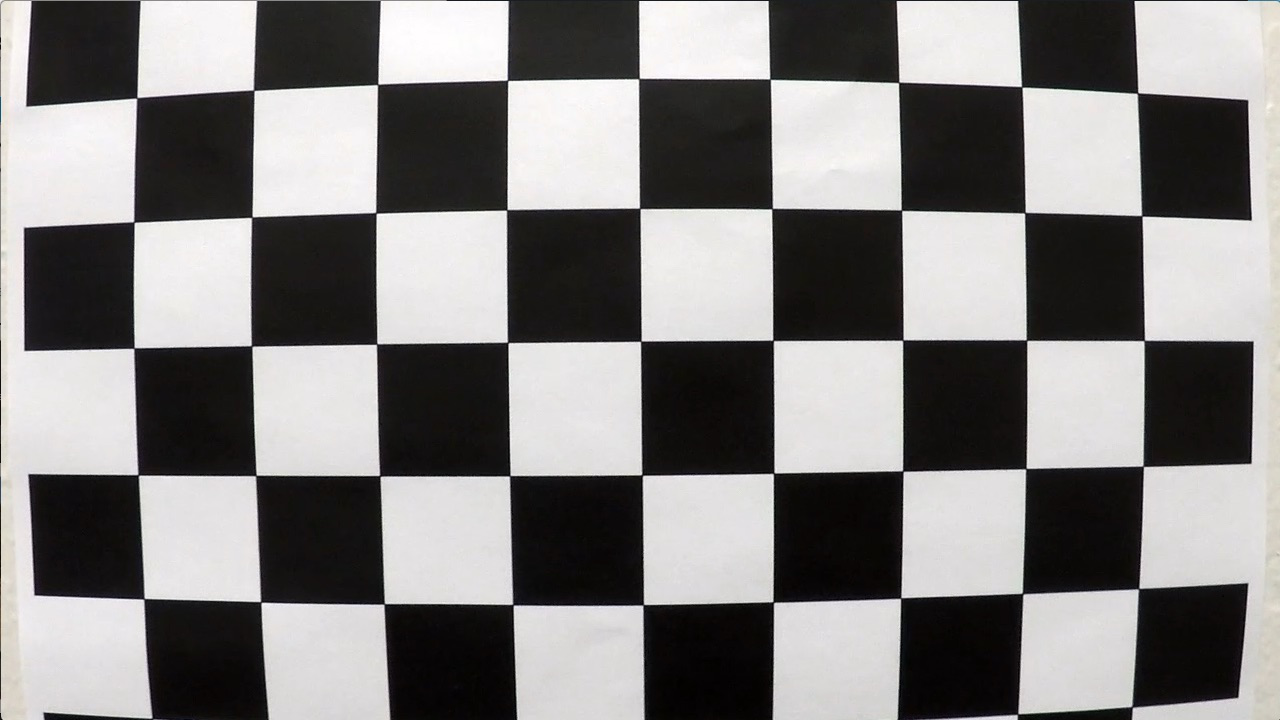
#> input picture examples/calibration/calibration_0.png, 1280 x 720 px
$ python -i gradient.py   (imports and definitions only)   (older library calls are emulated)
#> lines starting #> are read from the running program, lines starting #| are printed output that depends on the picture; after the words box and inside, x2 and y2 are one past the last pixel; in counts of white or black regions, pixels touching at a corner belong together
import numpy as np
import cv2

def abs_sobel_threshold(image, orient='x', sobel_kernel=3, thresh=(0, 255)):
    # Calculate directional gradient
    if orient == 'x':
        sobel = cv2.Sobel(image, cv2.CV_64F, 1, 0)
    else:
        sobel = cv2.Sobel(image, cv2.CV_64F, 0, 1)
    abs_sobel = np.absolute(sobel)

    scaled_sobel = np.uint8(255 * abs_sobel / np.max(abs_sobel))

    grad_binary = np.zeros_like(scaled_sobel)
    grad_binary[(scaled_sobel >= thresh[0]) & (scaled_sobel <= thresh[1])] = 1
    return grad_binary

def mag_threshold(image, sobel_kernel=3, thresh=(0, 255)):
    # Calculate gradient magnitude
    #Take the gradient in x and y separately
    sobelx = cv2.Sobel(image, cv2.CV_64F, 1, 0, ksize=sobel_kernel)
    sobely = cv2.Sobel(image, cv2.CV_64F, 0, 1, ksize=sobel_kernel)
    # Calculate the magnitude
    gradmag = np.sqrt(sobelx ** 2 + sobely ** 2)
    # Scale to 8-bit (0 - 255) and convert to type = np.uint8
    scale_factor = np.max(gradmag) / 255
    gradmag = (gradmag / scale_factor).astype(np.uint8)
    # Create a binary mask where mag thresholds are met
    mag_binary = np.zeros_like(gradmag)
    mag_binary[(gradmag >= thresh[0]) & (gradmag <= thresh[1])] = 1
    return mag_binary

def dir_threshold(image, sobel_kernel=3, thresh=(0, np.pi/2)):
    # Calculate gradient direction
    # Take the gradient in x and y separately
    sobelx = cv2.Sobel(image, cv2.CV_64F, 1, 0, ksize=sobel_kernel)
    sobely = cv2.Sobel(image, cv2.CV_64F, 0, 1, ksize=sobel_kernel)
    # Take the absolute value of the x and y gradients
    abs_sobelx = np.absolute(sobelx)
    abs_sobely = np.absolute(sobely)
    # Use np.arctan2(abs_sobely, abs_sobelx) to calculate the direction of the gradient
    absgraddir = np.arctan2(abs_sobely, abs_sobelx)
    # Create a binary mask where direction thresholds are met
    dir_binary = np.zeros_like(absgraddir)
    dir_binary[(absgraddir >= thresh[0]) & (absgraddir <= thresh[1])] = 1
    return dir_binary


def color_threshold(image, thresh=(0, 255)):
    mask = np.zeros_like(image)
    mask[(image >= thresh[0]) & (image <= thresh[1])] = 1
    return mask

from skimage import exposure
import ctypes

class ImageProcessor():
    def __init__(self):
        self.channel_order = 'RGB'

    def process(self, image, separate_channels = False):
#> called with separate_channels = False
        frame = cv2.GaussianBlur(image, (5, 5), 0)
        frame = (image / 255.).astype(np.float32)
        frame = exposure.equalize_adapthist(frame)
        frame = (frame * 255).astype(ctypes.c_ubyte)
        frame = cv2.GaussianBlur(frame, (5, 5), 0)

        hsv = cv2.cvtColor(np.copy(frame), cv2.COLOR_RGB2HSV).astype(np.float)
        v_channel = hsv[:, :, 2]

        # Get a combination of all gradient thresholding masks
        gradient_x = abs_sobel_threshold(v_channel, orient='x', sobel_kernel=3, thresh=(20, 100))
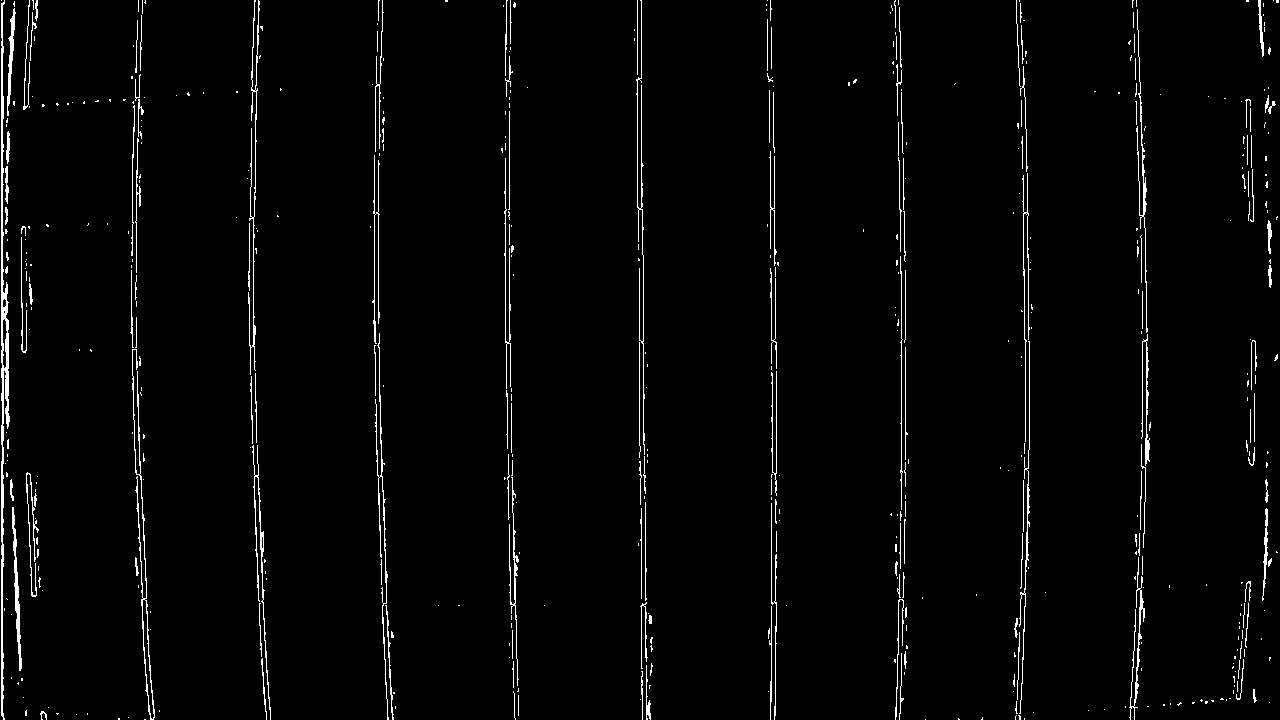
#> gradient_x: shape (720, 1280); values 0 (black) and 1 (white), 2.4% white in thin lines or dots
        gradient_y = abs_sobel_threshold(v_channel, orient='y', sobel_kernel=3, thresh=(20, 100))
#> gradient_y: shape (720, 1280); values 0 (black) and 1 (white), 2.1% white in thin lines or dots
        magnitude = mag_threshold(v_channel, sobel_kernel=3, thresh=(20, 100))
#> in mag_threshold, `gradmag = np.sqrt(sobelx ** 2 + sobely ** 2)`:
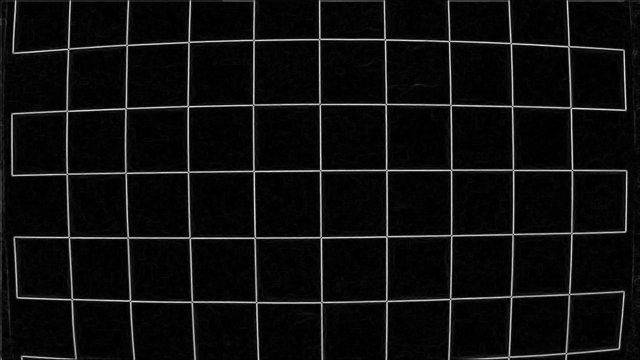
#> gradmag: shape (720, 1280) float64 (shown at 1/2 size); min 0, max 534, mean 29.8; drawn with min black and max white
#> in mag_threshold, `scale_factor = np.max(gradmag) / 255`: scale_factor = 2.09
#> magnitude: shape (720, 1280); values 0 (black) and 1 (white), 4.4% white in thin lines or dots
        direction = dir_threshold(v_channel, sobel_kernel=3, thresh=(0.7, 1.3))
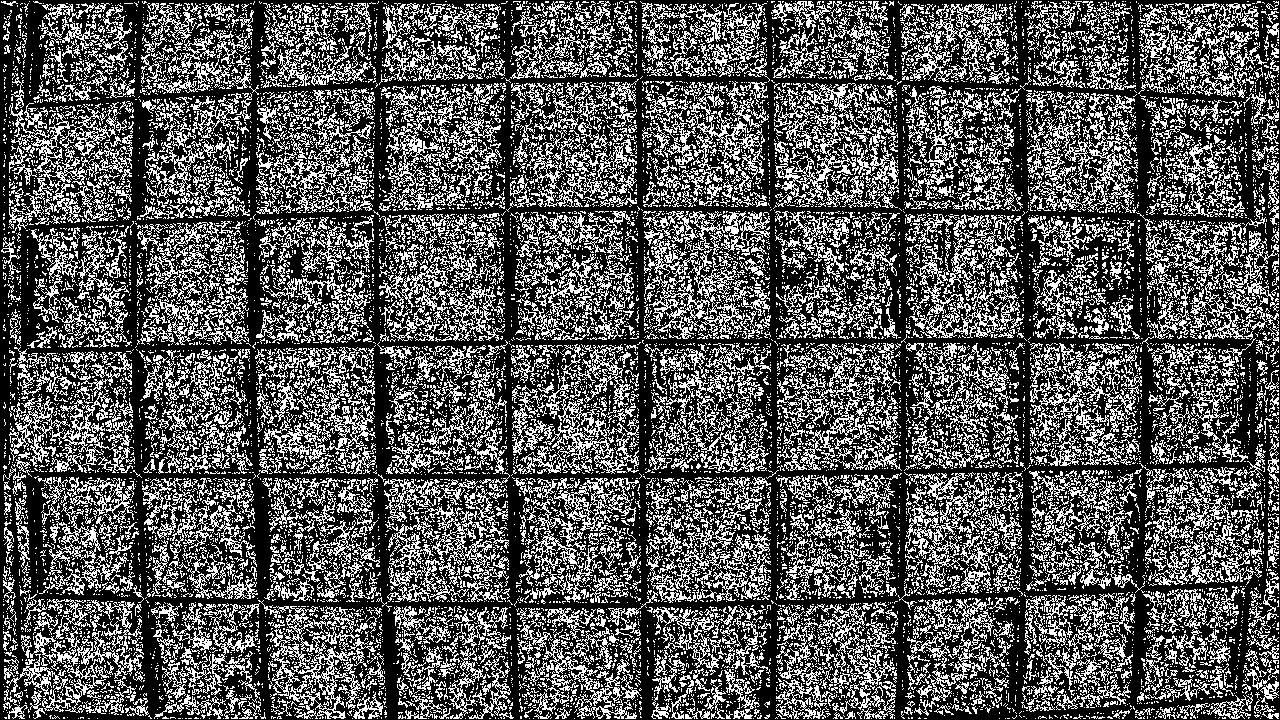
#> direction: shape (720, 1280) float64; values 0 (black) and 1 (white), 33.9% white in thin lines or dots
        gradient_mask = np.zeros_like(v_channel)
        gradient_mask[((gradient_x == 1) & (gradient_y == 1)) | ((magnitude == 1) & (direction == 1))] = 1
        # Get a color thresholding mask


        color_mask = color_threshold(v_channel, thresh=(220, 255))
#> color_mask: shape (720, 1280) float64; values 0 (black) and 1 (white), 30.2% white; 373 white regions (284 under 20 px), largest, box (x1, y1, x2, y2) and area: (2, 100, 136, 464) 24529, (509, 81, 638, 207) 15645, (254, 87, 376, 215) 14465
        if separate_channels:
            return np.dstack((np.zeros_like(v_channel), gradient_mask, color_mask))
        else:
            mask = np.zeros_like(gradient_mask)
            mask[(gradient_mask == 1) | (color_mask == 1)] = 1
            return mask


# Define a function that thresholds the S-channel of HLS
# [54 lines left out: functions hls_select, hsv_select, not called in this run]

>>> import cv2
>>> picture = cv2.cvtColor(cv2.imread('../examples/calibration/calibration_0.png'), cv2.COLOR_BGR2RGB)
>>> result = ImageProcessor().process(picture)
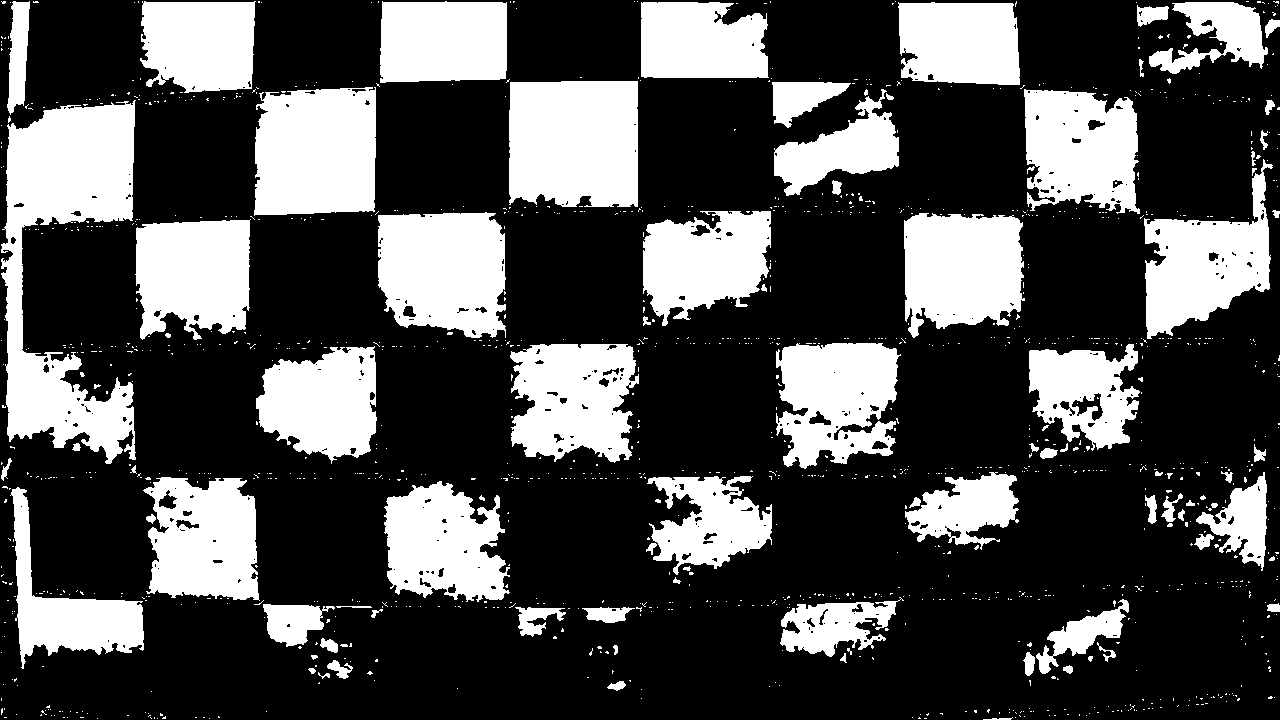
#> result: shape (720, 1280) float64; values 0 (black) and 1 (white), 30.4% white; 1299 white regions (1209 under 20 px), largest, box (x1, y1, x2, y2) and area: (1, 100, 136, 464) 24616, (509, 81, 638, 207) 15649, (254, 87, 376, 216) 14469

$ run again, on examples/calibration/calibration_14.png
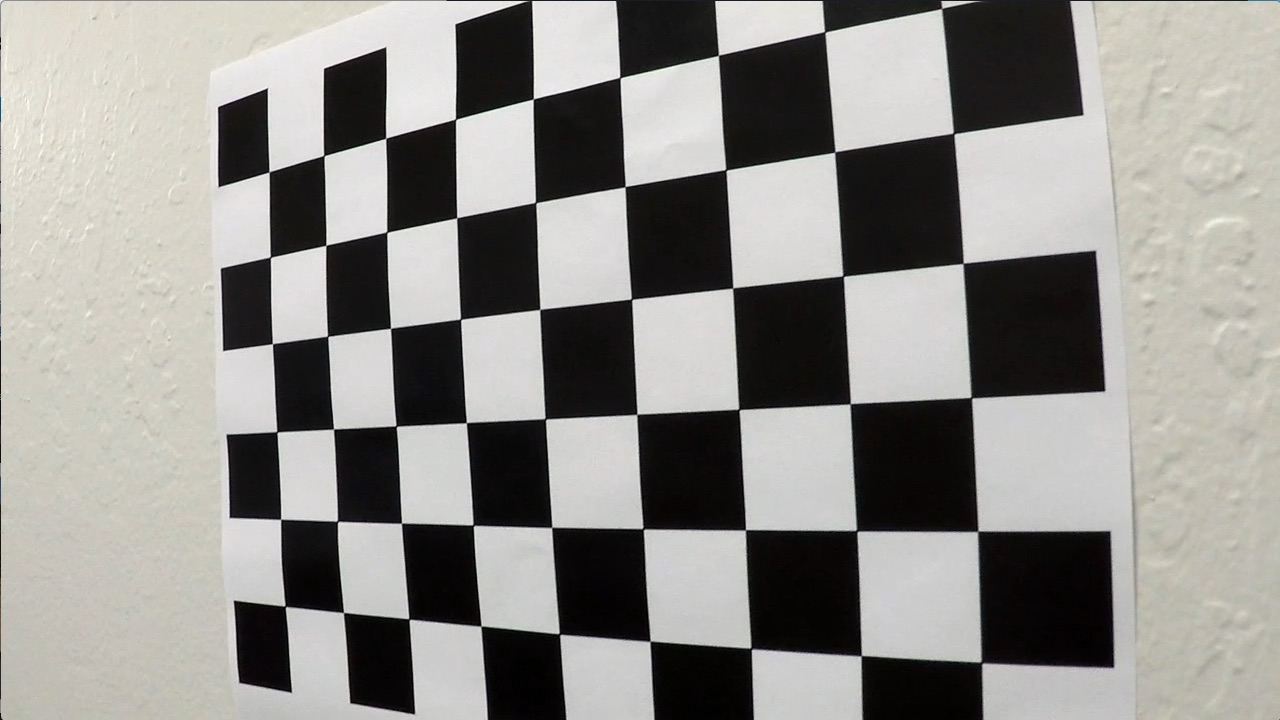
#> input picture examples/calibration/calibration_14.png, 1280 x 720 px
#> in process, `gradient_x = abs_sobel_threshold(v_channel, orient='x', sobel_kernel=3..`:
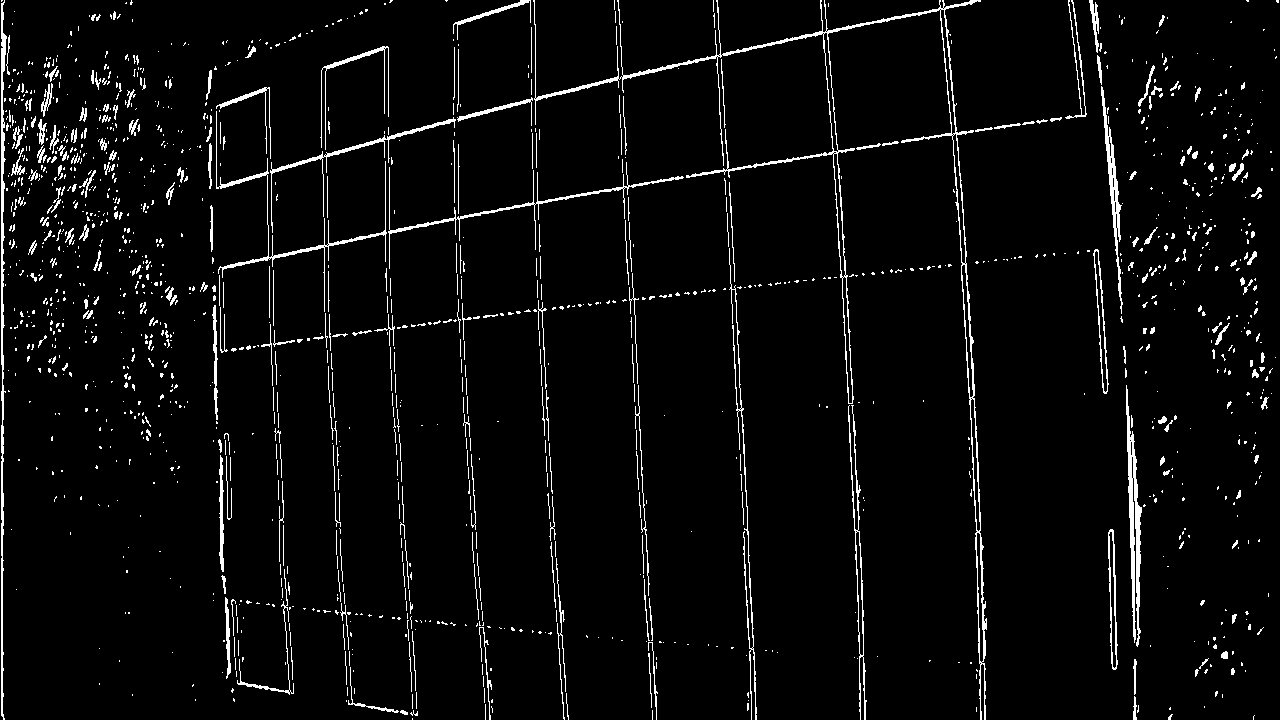
#> gradient_x: shape (720, 1280); values 0 (black) and 1 (white), 4.2% white in thin lines or dots
#> gradient_y: shape (720, 1280); values 0 (black) and 1 (white), 3.7% white in thin lines or dots
#> scale_factor = 2.17
#> magnitude: shape (720, 1280); values 0 (black) and 1 (white), 7.1% white in thin lines or dots
#> direction: shape (720, 1280) float64; values 0 (black) and 1 (white), 34.8% white in thin lines or dots
#> color_mask: shape (720, 1280) float64; values 0 (black) and 1 (white), 6.6% white; 549 white regions (402 under 20 px), largest, box (x1, y1, x2, y2) and area: (210, 2, 502, 139) 7949, (534, 3, 618, 97) 4852, (388, 54, 455, 130) 3247
#> `result = ImageProcessor().process(picture)`:
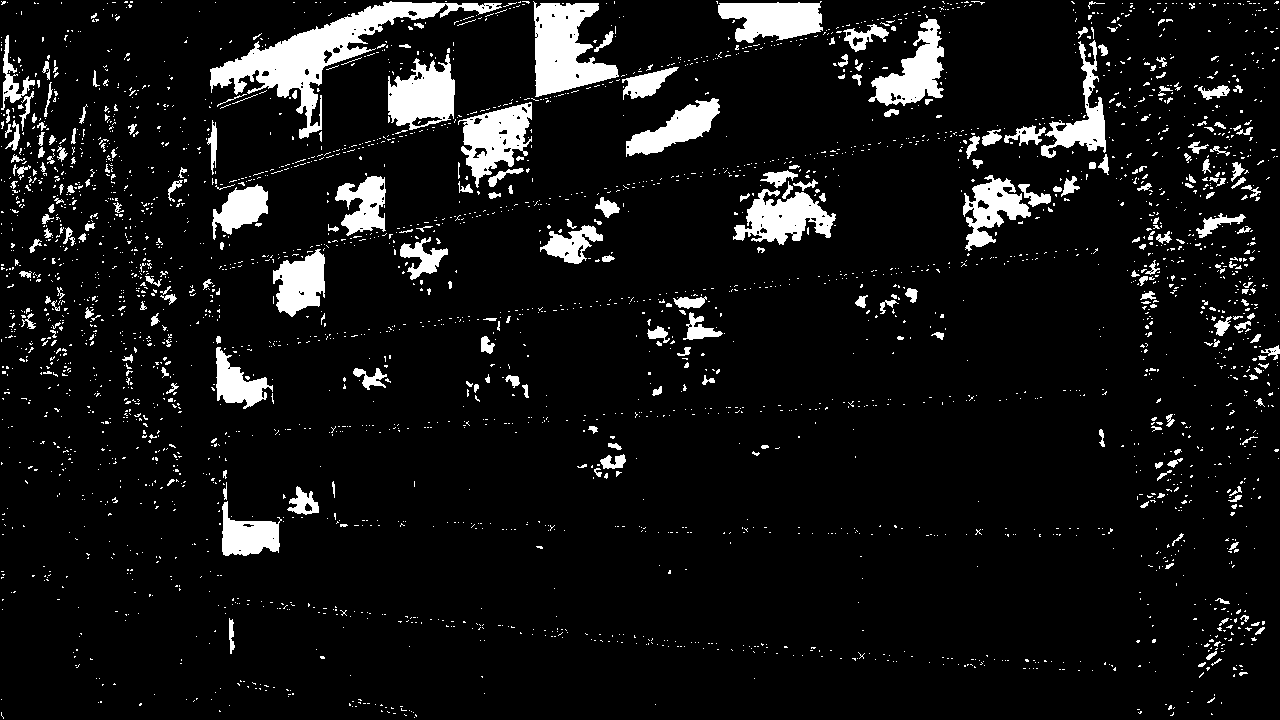
#> result: shape (720, 1280) float64; values 0 (black) and 1 (white), 8.1% white; 3215 white regions (2948 under 20 px), largest, box (x1, y1, x2, y2) and area: (210, 1, 502, 139) 8331, (533, 1, 619, 97) 4868, (388, 54, 455, 130) 3259
